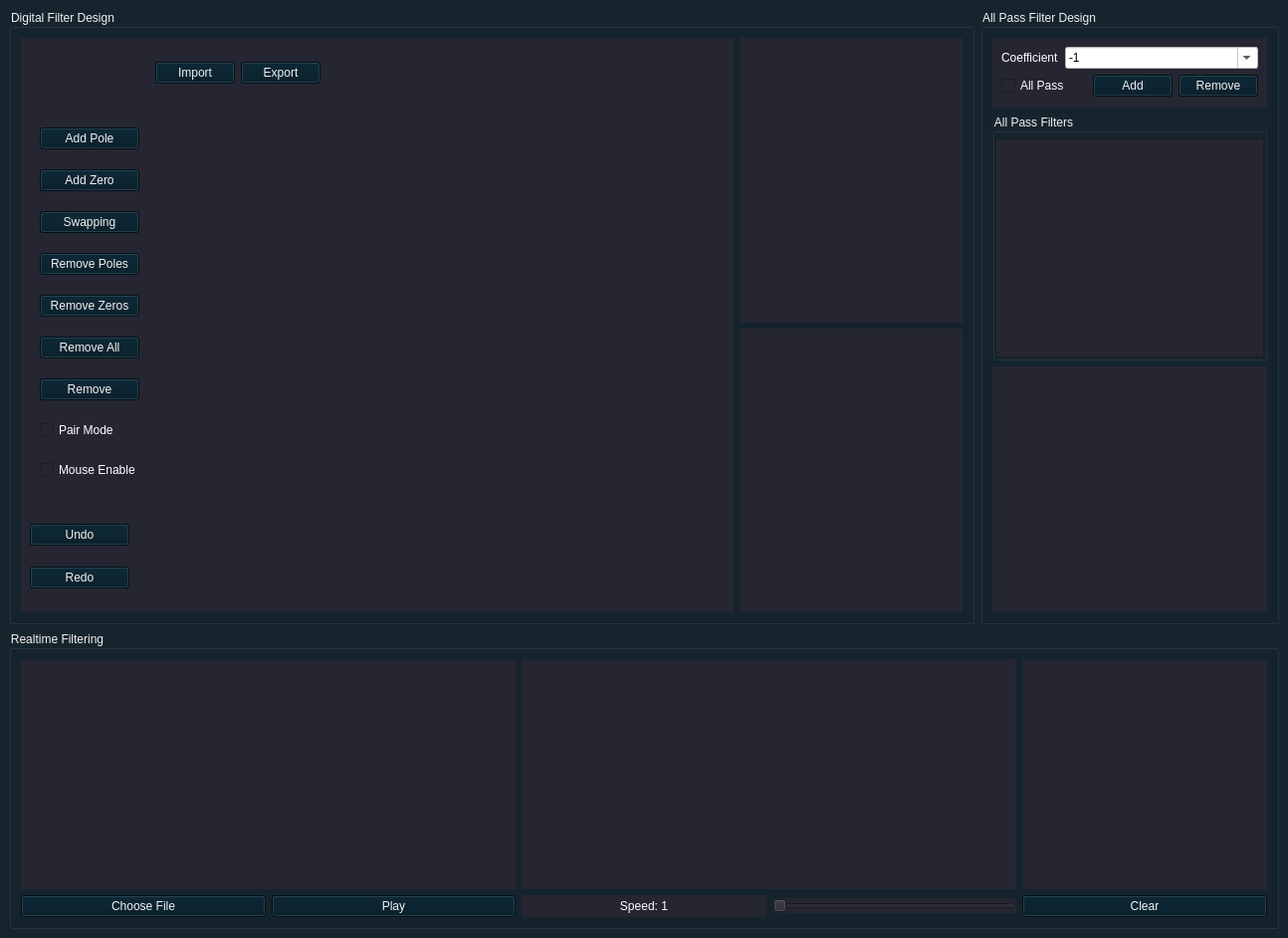
<?xml version="1.0" encoding="UTF-8"?>
<ui version="4.0">
 <class>MainWindow</class>
 <widget class="QMainWindow" name="MainWindow">
  <property name="geometry">
   <rect>
    <x>0</x>
    <y>0</y>
    <width>1294</width>
    <height>942</height>
   </rect>
  </property>
  <property name="windowTitle">
   <string>MainWindow</string>
  </property>
  <property name="styleSheet">
   <string notr="true">#centralwidget {
	background: #15242d;	

}


QWidget {
	background: rgb(37, 38, 49);	
	color:white;
}
QGroupBox {
	background: #15242d;
	color:rgb(241, 241, 241);
}

QComboBox{
	background: white;
	color:black;
}

QPushButton {
	background: rgb(0, 24, 36);
	color:rgb(241, 241, 241);
}

</string>
  </property>
  <widget class="QWidget" name="centralwidget">
   <property name="styleSheet">
    <string notr="true"/>
   </property>
   <layout class="QGridLayout" name="gridLayout_4">
    <item row="0" column="0">
     <widget class="QGroupBox" name="grpbx_DigitalFilter">
      <property name="title">
       <string>Digital Filter Design</string>
      </property>
      <layout class="QGridLayout" name="gridLayout">
       <item row="0" column="1">
        <layout class="QVBoxLayout" name="verticalLayout_2">
         <item>
          <widget class="PlotWidget" name="plot_magResponse" native="true">
           <property name="minimumSize">
            <size>
             <width>200</width>
             <height>0</height>
            </size>
           </property>
          </widget>
         </item>
         <item>
          <widget class="PlotWidget" name="plot_phaseResponse" native="true">
           <property name="minimumSize">
            <size>
             <width>200</width>
             <height>0</height>
            </size>
           </property>
          </widget>
         </item>
        </layout>
       </item>
       <item row="0" column="0">
        <widget class="QWidget" name="wgt_unitCircle" native="true">
         <layout class="QGridLayout" name="gridLayout_5">
          <item row="1" column="4">
           <widget class="PlotWidget" name="plot_unitCircle" native="true">
            <property name="sizePolicy">
             <sizepolicy hsizetype="Minimum" vsizetype="Minimum">
              <horstretch>0</horstretch>
              <verstretch>0</verstretch>
             </sizepolicy>
            </property>
            <property name="minimumSize">
             <size>
              <width>400</width>
              <height>400</height>
             </size>
            </property>
            <property name="maximumSize">
             <size>
              <width>400</width>
              <height>400</height>
             </size>
            </property>
            <property name="sizeIncrement">
             <size>
              <width>1</width>
              <height>1</height>
             </size>
            </property>
            <property name="baseSize">
             <size>
              <width>0</width>
              <height>0</height>
             </size>
            </property>
            <property name="styleSheet">
             <string notr="true"/>
            </property>
           </widget>
          </item>
          <item row="2" column="0">
           <widget class="QPushButton" name="btn_Undo">
            <property name="maximumSize">
             <size>
              <width>100</width>
              <height>16777215</height>
             </size>
            </property>
            <property name="text">
             <string>Undo</string>
            </property>
           </widget>
          </item>
          <item row="3" column="0">
           <widget class="QPushButton" name="btn_Redo">
            <property name="maximumSize">
             <size>
              <width>100</width>
              <height>16777215</height>
             </size>
            </property>
            <property name="text">
             <string>Redo</string>
            </property>
           </widget>
          </item>
          <item row="1" column="0">
           <widget class="QWidget" name="wgt_buttons" native="true">
            <property name="sizePolicy">
             <sizepolicy hsizetype="Minimum" vsizetype="Preferred">
              <horstretch>0</horstretch>
              <verstretch>0</verstretch>
             </sizepolicy>
            </property>
            <property name="maximumSize">
             <size>
              <width>120</width>
              <height>16777215</height>
             </size>
            </property>
            <property name="styleSheet">
             <string notr="true"/>
            </property>
            <layout class="QVBoxLayout" name="verticalLayout_3">
             <property name="leftMargin">
              <number>10</number>
             </property>
             <item>
              <widget class="QPushButton" name="btn_addPoles">
               <property name="maximumSize">
                <size>
                 <width>100</width>
                 <height>16777215</height>
                </size>
               </property>
               <property name="text">
                <string>Add Pole</string>
               </property>
               <attribute name="buttonGroup">
                <string notr="true">btngrp_zerosPoles</string>
               </attribute>
              </widget>
             </item>
             <item>
              <widget class="QPushButton" name="btn_addZeros">
               <property name="maximumSize">
                <size>
                 <width>100</width>
                 <height>16777215</height>
                </size>
               </property>
               <property name="text">
                <string>Add Zero</string>
               </property>
               <attribute name="buttonGroup">
                <string notr="true">btngrp_zerosPoles</string>
               </attribute>
              </widget>
             </item>
             <item>
              <widget class="QPushButton" name="btn_Swapping">
               <property name="maximumSize">
                <size>
                 <width>100</width>
                 <height>16777215</height>
                </size>
               </property>
               <property name="text">
                <string>Swapping</string>
               </property>
              </widget>
             </item>
             <item>
              <widget class="QPushButton" name="btn_removePoles">
               <property name="maximumSize">
                <size>
                 <width>100</width>
                 <height>16777215</height>
                </size>
               </property>
               <property name="text">
                <string>Remove Poles</string>
               </property>
               <attribute name="buttonGroup">
                <string notr="true">btngrp_zerosPoles</string>
               </attribute>
              </widget>
             </item>
             <item>
              <widget class="QPushButton" name="btn_RemoveZeros">
               <property name="maximumSize">
                <size>
                 <width>100</width>
                 <height>16777215</height>
                </size>
               </property>
               <property name="styleSheet">
                <string notr="true"/>
               </property>
               <property name="text">
                <string>Remove Zeros</string>
               </property>
               <attribute name="buttonGroup">
                <string notr="true">btngrp_zerosPoles</string>
               </attribute>
              </widget>
             </item>
             <item>
              <widget class="QPushButton" name="btn_removeAll">
               <property name="maximumSize">
                <size>
                 <width>100</width>
                 <height>16777215</height>
                </size>
               </property>
               <property name="text">
                <string>Remove All</string>
               </property>
               <attribute name="buttonGroup">
                <string notr="true">btngrp_zerosPoles</string>
               </attribute>
              </widget>
             </item>
             <item>
              <widget class="QPushButton" name="btn_Remove">
               <property name="maximumSize">
                <size>
                 <width>100</width>
                 <height>16777215</height>
                </size>
               </property>
               <property name="text">
                <string>Remove</string>
               </property>
               <attribute name="buttonGroup">
                <string notr="true">btngrp_zerosPoles</string>
               </attribute>
              </widget>
             </item>
             <item>
              <widget class="QCheckBox" name="pair_mode_toggle">
               <property name="text">
                <string>Pair Mode</string>
               </property>
              </widget>
             </item>
             <item>
              <widget class="QCheckBox" name="mouse_en">
               <property name="text">
                <string>Mouse Enable</string>
               </property>
              </widget>
             </item>
            </layout>
           </widget>
          </item>
          <item row="0" column="1">
           <widget class="QPushButton" name="btn_Import_Zero_Pole">
            <property name="styleSheet">
             <string notr="true"/>
            </property>
            <property name="text">
             <string>Import</string>
            </property>
            <property name="shortcut">
             <string>Ctrl+O</string>
            </property>
           </widget>
          </item>
          <item row="0" column="2" colspan="2">
           <widget class="QPushButton" name="btn_Export_Zero_Pole">
            <property name="styleSheet">
             <string notr="true"/>
            </property>
            <property name="text">
             <string>Export</string>
            </property>
            <property name="shortcut">
             <string>Ctrl+O</string>
            </property>
           </widget>
          </item>
         </layout>
        </widget>
       </item>
      </layout>
     </widget>
    </item>
    <item row="0" column="1">
     <widget class="QGroupBox" name="grpbx_AllPassFilter">
      <property name="sizePolicy">
       <sizepolicy hsizetype="Minimum" vsizetype="Preferred">
        <horstretch>0</horstretch>
        <verstretch>0</verstretch>
       </sizepolicy>
      </property>
      <property name="maximumSize">
       <size>
        <width>300</width>
        <height>16777215</height>
       </size>
      </property>
      <property name="title">
       <string>All Pass Filter Design</string>
      </property>
      <layout class="QGridLayout" name="gridLayout_3">
       <item row="1" column="0">
        <widget class="QGroupBox" name="groupBox">
         <property name="title">
          <string>All Pass Filters</string>
         </property>
         <layout class="QGridLayout" name="gridLayout_7">
          <property name="leftMargin">
           <number>0</number>
          </property>
          <property name="topMargin">
           <number>5</number>
          </property>
          <property name="rightMargin">
           <number>0</number>
          </property>
          <property name="bottomMargin">
           <number>0</number>
          </property>
          <item row="0" column="0">
           <widget class="QTableWidget" name="table_coeff">
            <property name="sizePolicy">
             <sizepolicy hsizetype="Expanding" vsizetype="Minimum">
              <horstretch>0</horstretch>
              <verstretch>0</verstretch>
             </sizepolicy>
            </property>
            <property name="editTriggers">
             <set>QAbstractItemView::DoubleClicked</set>
            </property>
            <property name="alternatingRowColors">
             <bool>false</bool>
            </property>
            <property name="showGrid">
             <bool>true</bool>
            </property>
            <property name="cornerButtonEnabled">
             <bool>false</bool>
            </property>
            <property name="columnCount">
             <number>1</number>
            </property>
            <attribute name="horizontalHeaderVisible">
             <bool>false</bool>
            </attribute>
            <attribute name="verticalHeaderVisible">
             <bool>false</bool>
            </attribute>
            <column/>
           </widget>
          </item>
         </layout>
        </widget>
       </item>
       <item row="2" column="0">
        <widget class="PlotWidget" name="plot_allPass" native="true">
         <property name="minimumSize">
          <size>
           <width>0</width>
           <height>70</height>
          </size>
         </property>
         <property name="maximumSize">
          <size>
           <width>300</width>
           <height>16777215</height>
          </size>
         </property>
        </widget>
       </item>
       <item row="0" column="0">
        <widget class="QWidget" name="wgt_coefficient" native="true">
         <property name="minimumSize">
          <size>
           <width>0</width>
           <height>70</height>
          </size>
         </property>
         <property name="maximumSize">
          <size>
           <width>300</width>
           <height>70</height>
          </size>
         </property>
         <layout class="QGridLayout" name="gridLayout_6">
          <item row="1" column="0" colspan="2">
           <widget class="QCheckBox" name="all_pass_enable">
            <property name="text">
             <string>All Pass</string>
            </property>
           </widget>
          </item>
          <item row="1" column="2">
           <widget class="QPushButton" name="btn_addCoeff">
            <property name="text">
             <string>Add</string>
            </property>
           </widget>
          </item>
          <item row="0" column="0">
           <widget class="QLabel" name="label">
            <property name="sizePolicy">
             <sizepolicy hsizetype="Minimum" vsizetype="Preferred">
              <horstretch>0</horstretch>
              <verstretch>0</verstretch>
             </sizepolicy>
            </property>
            <property name="text">
             <string>Coefficient</string>
            </property>
            <property name="buddy">
             <cstring>wgt_coefficient</cstring>
            </property>
           </widget>
          </item>
          <item row="1" column="3">
           <widget class="QPushButton" name="btn_removeCoeff">
            <property name="text">
             <string>Remove</string>
            </property>
           </widget>
          </item>
          <item row="0" column="1" colspan="3">
           <widget class="QComboBox" name="comboBox">
            <property name="sizePolicy">
             <sizepolicy hsizetype="Expanding" vsizetype="Fixed">
              <horstretch>0</horstretch>
              <verstretch>0</verstretch>
             </sizepolicy>
            </property>
            <property name="styleSheet">
             <string notr="true">background:white;
color:black;
</string>
            </property>
            <property name="editable">
             <bool>true</bool>
            </property>
            <item>
             <property name="text">
              <string>-1</string>
             </property>
            </item>
            <item>
             <property name="text">
              <string>-0.9</string>
             </property>
            </item>
            <item>
             <property name="text">
              <string>-0.495</string>
             </property>
            </item>
            <item>
             <property name="text">
              <string>0</string>
             </property>
            </item>
            <item>
             <property name="text">
              <string>0.495</string>
             </property>
            </item>
            <item>
             <property name="text">
              <string>0.9</string>
             </property>
            </item>
            <item>
             <property name="text">
              <string>1</string>
             </property>
            </item>
           </widget>
          </item>
         </layout>
        </widget>
       </item>
      </layout>
     </widget>
    </item>
    <item row="1" column="0" colspan="2">
     <widget class="QGroupBox" name="grpbx_RealtimeFiltering">
      <property name="maximumSize">
       <size>
        <width>16777215</width>
        <height>300</height>
       </size>
      </property>
      <property name="title">
       <string>Realtime Filtering</string>
      </property>
      <layout class="QGridLayout" name="gridLayout_2">
       <item row="1" column="4">
        <widget class="QPushButton" name="btnClr">
         <property name="text">
          <string>Clear</string>
         </property>
        </widget>
       </item>
       <item row="0" column="2" colspan="2">
        <widget class="PlotWidget" name="plot_realtimeFilter" native="true"/>
       </item>
       <item row="0" column="4">
        <widget class="PlotWidget" name="plot_mouseInput" native="true">
         <property name="sizePolicy">
          <sizepolicy hsizetype="Minimum" vsizetype="Minimum">
           <horstretch>0</horstretch>
           <verstretch>0</verstretch>
          </sizepolicy>
         </property>
         <property name="minimumSize">
          <size>
           <width>200</width>
           <height>200</height>
          </size>
         </property>
        </widget>
       </item>
       <item row="1" column="0">
        <widget class="QPushButton" name="btn_openFile">
         <property name="styleSheet">
          <string notr="true"/>
         </property>
         <property name="text">
          <string>Choose File</string>
         </property>
         <property name="shortcut">
          <string>Ctrl+O</string>
         </property>
        </widget>
       </item>
       <item row="0" column="0" colspan="2">
        <widget class="PlotWidget" name="plot_realtimeInput" native="true"/>
       </item>
       <item row="1" column="3">
        <widget class="QSlider" name="speed_slider">
         <property name="sizePolicy">
          <sizepolicy hsizetype="Minimum" vsizetype="Fixed">
           <horstretch>0</horstretch>
           <verstretch>0</verstretch>
          </sizepolicy>
         </property>
         <property name="minimum">
          <number>1</number>
         </property>
         <property name="maximum">
          <number>100</number>
         </property>
         <property name="orientation">
          <enum>Qt::Horizontal</enum>
         </property>
        </widget>
       </item>
       <item row="1" column="2">
        <widget class="QLabel" name="lbl_speed">
         <property name="text">
          <string>Speed: 1</string>
         </property>
         <property name="alignment">
          <set>Qt::AlignCenter</set>
         </property>
         <property name="buddy">
          <cstring>speed_slider</cstring>
         </property>
        </widget>
       </item>
       <item row="1" column="1">
        <widget class="QPushButton" name="btn_play">
         <property name="text">
          <string>Play</string>
         </property>
         <property name="shortcut">
          <string>Space</string>
         </property>
         <property name="checkable">
          <bool>false</bool>
         </property>
        </widget>
       </item>
      </layout>
     </widget>
    </item>
   </layout>
  </widget>
  <action name="actionImport">
   <property name="text">
    <string>Import Zeros/Poles</string>
   </property>
  </action>
  <action name="actionExport">
   <property name="text">
    <string>Export Zeros/Poles</string>
   </property>
  </action>
 </widget>
 <customwidgets>
  <customwidget>
   <class>PlotWidget</class>
   <extends>QWidget</extends>
   <header>pyqtgraph</header>
   <container>1</container>
  </customwidget>
 </customwidgets>
 <resources/>
 <connections/>
 <buttongroups>
  <buttongroup name="btngrp_zerosPoles"/>
 </buttongroups>
</ui>
